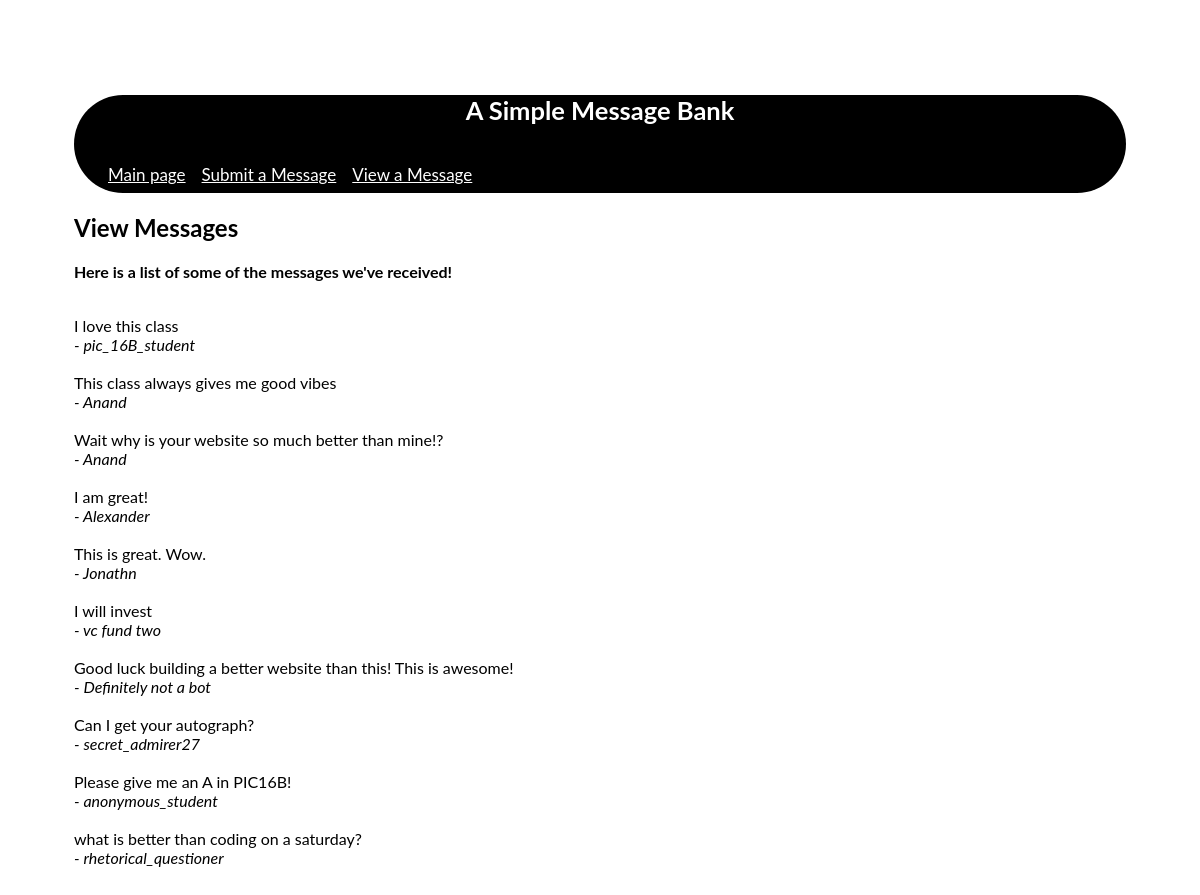
Screenshot of /view/ with the database file from the repository.
### tables this page shows
CREATE TABLE messages(
        id INTEGER PRIMARY KEY AUTOINCREMENT,
        handle TEXT NOT NULL,
        message TEXT NOT NULL
        );

### app.py (the view)
@app.route('/view/')
def view():
    return render_template('view.html', messages=random_messages(10))

### app.py (called while the page is built)
def get_message_db():
    try:
        return g.message_db # return db if it already exists
    except:
        g.message_db = sqlite3.connect("message_db.sqlite")
        cmd = """
        CREATE TABLE IF NOT EXISTS messages(
        id INTEGER PRIMARY KEY AUTOINCREMENT,
        handle TEXT NOT NULL,
        message TEXT NOT NULL
        );
        """
        cursor = g.message_db.cursor()
        cursor.execute(cmd)
        return g.message_db

def random_messages(n):
    db = get_message_db()
    cmd = f"""
    SELECT * FROM messages ORDER BY RANDOM() LIMIT {n}
    """
    cursor = db.cursor()
    cursor.execute(cmd)
    message_info = cursor.fetchall()
    db.close() #  close connection
    return message_info

### templates/view.html
{% extends 'base.html' %}
{% block header %}
  <h2>{% block title %}View Messages{% endblock %}</h2>
{% endblock %}
{% block content %}
    <p><b>Here is a list of some of the messages we've received!</b></p>
    {% for m in messages %}
        <br>
        {{m[2]}}
        <br>
        <i>- {{m[1]}}</i>
        <br>
    {% endfor %}
{% endblock %}

### templates/base.html (shortened to what this page needs)
<!doctype html>
<link rel="stylesheet" href="{{ url_for('static', filename='style.css') }}">
<nav>
  <h1>A Simple Message Bank</h1>
  <ul>
    <li><a href="{{ url_for('main') }}">Main page</a></li>
    <li><a href="{{ url_for('submit') }}">Submit a Message</a></li>
    <li><a href="{{ url_for('view') }}">View a Message</a></li>
  </ul>
</nav>
<section class="content">
  <header>
    {% block header %}{% endblock %}
  </header>
  {% block content %}{% endblock %}
</section>

### static/style.css (style rules this page uses)
nav { background: rgb(0, 0, 0); padding: 0 1rem; border-radius: 50px; text-align: center; font-size: 17px; color: rgb(255, 255, 255); bottom: 30px; }
nav ul { display: flex; list-style: none; margin: 10px; padding: 0; overflow: hidden; font-size: 17px; }
nav ul li a { display: block; padding: 0.5rem; text-align: center; float: left; }
nav ul li a { color: rgb(255, 255, 255); }
h1 { color: rgb(255, 255, 255); text-align: center; top: 0; left: 0; right: 0; height: 40px; }

### rows the page displays
messages: message "I love this class", handle "pic_16B_student"
messages: message "This class always gives me good vibes", handle "Anand"
messages: message "Wait why is your website so much better than mine!?", handle "Anand"
messages: message "I am great!", handle "Alexander"
messages: message "This is great. Wow.", handle "Jonathn"
messages: message "I will invest", handle "vc fund two"
messages: message "Good luck building a better website than this! This is awesome!", handle "Definitely not a bot"
messages: message "Can I get your autograph?", handle "secret_admirer27"
messages: message "Please give me an A in PIC16B!", handle "anonymous_student"
messages: message "what is better than coding on a saturday?", handle "rhetorical_questioner"
